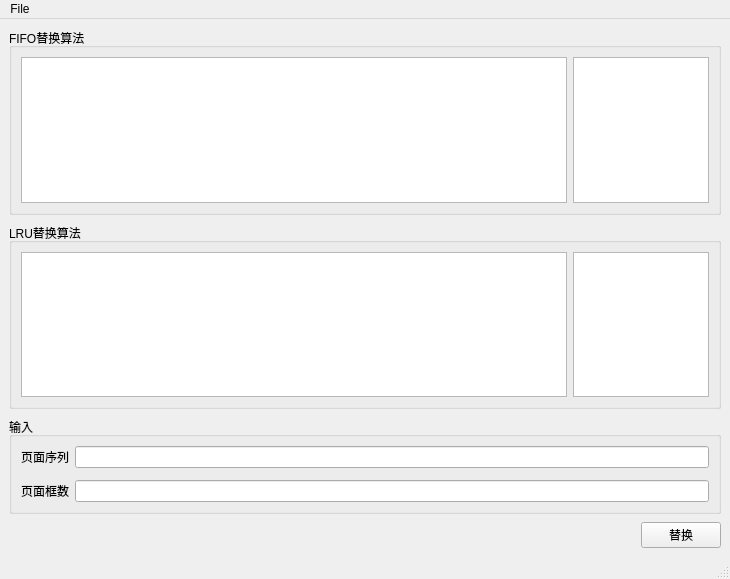
<?xml version="1.0" encoding="UTF-8"?>
<ui version="4.0">
 <class>MainWindow</class>
 <widget class="QMainWindow" name="MainWindow">
  <property name="geometry">
   <rect>
    <x>0</x>
    <y>0</y>
    <width>730</width>
    <height>579</height>
   </rect>
  </property>
  <property name="windowTitle">
   <string>存储管理</string>
  </property>
  <widget class="QWidget" name="centralwidget">
   <layout class="QVBoxLayout" name="verticalLayout" stretch="4,4,2,0">
    <property name="spacing">
     <number>8</number>
    </property>
    <property name="leftMargin">
     <number>9</number>
    </property>
    <property name="topMargin">
     <number>9</number>
    </property>
    <property name="rightMargin">
     <number>9</number>
    </property>
    <property name="bottomMargin">
     <number>9</number>
    </property>
    <item>
     <widget class="QGroupBox" name="groupBox">
      <property name="title">
       <string>FIFO替换算法</string>
      </property>
      <layout class="QHBoxLayout" name="horizontalLayout" stretch="8,2">
       <item>
        <widget class="QTableView" name="tableView_fifo"/>
       </item>
       <item>
        <widget class="QTextEdit" name="textEdit_fifo"/>
       </item>
      </layout>
     </widget>
    </item>
    <item>
     <widget class="QGroupBox" name="groupBox_2">
      <property name="title">
       <string>LRU替换算法</string>
      </property>
      <layout class="QHBoxLayout" name="horizontalLayout_2" stretch="4,1">
       <item>
        <widget class="QTableView" name="tableView_lru"/>
       </item>
       <item>
        <widget class="QTextEdit" name="textEdit_lru"/>
       </item>
      </layout>
     </widget>
    </item>
    <item>
     <widget class="QGroupBox" name="groupBox_3">
      <property name="title">
       <string>输入</string>
      </property>
      <layout class="QHBoxLayout" name="horizontalLayout_3" stretch="0">
       <item>
        <layout class="QFormLayout" name="formLayout_2">
         <item row="0" column="0">
          <widget class="QLabel" name="label_page_seq">
           <property name="text">
            <string>页面序列</string>
           </property>
          </widget>
         </item>
         <item row="0" column="1">
          <widget class="QLineEdit" name="lineEdit_page_seq"/>
         </item>
         <item row="2" column="0">
          <widget class="QLabel" name="label_size">
           <property name="text">
            <string>页面框数</string>
           </property>
          </widget>
         </item>
         <item row="2" column="1">
          <widget class="QLineEdit" name="lineEdit_size"/>
         </item>
         <item row="1" column="0" colspan="2">
          <spacer name="verticalSpacer_2">
           <property name="orientation">
            <enum>Qt::Vertical</enum>
           </property>
           <property name="sizeHint" stdset="0">
            <size>
             <width>20</width>
             <height>40</height>
            </size>
           </property>
          </spacer>
         </item>
        </layout>
       </item>
      </layout>
     </widget>
    </item>
    <item>
     <layout class="QHBoxLayout" name="horizontalLayout_4">
      <item>
       <spacer name="horizontalSpacer">
        <property name="orientation">
         <enum>Qt::Horizontal</enum>
        </property>
        <property name="sizeHint" stdset="0">
         <size>
          <width>40</width>
          <height>20</height>
         </size>
        </property>
       </spacer>
      </item>
      <item>
       <widget class="QPushButton" name="pushButton_replace">
        <property name="text">
         <string>替换</string>
        </property>
       </widget>
      </item>
     </layout>
    </item>
   </layout>
  </widget>
  <widget class="QMenuBar" name="menubar">
   <property name="geometry">
    <rect>
     <x>0</x>
     <y>0</y>
     <width>730</width>
     <height>23</height>
    </rect>
   </property>
   <widget class="QMenu" name="menuFile">
    <property name="title">
     <string>File</string>
    </property>
   </widget>
   <addaction name="menuFile"/>
  </widget>
  <widget class="QStatusBar" name="statusbar"/>
 </widget>
 <resources/>
 <connections/>
</ui>
